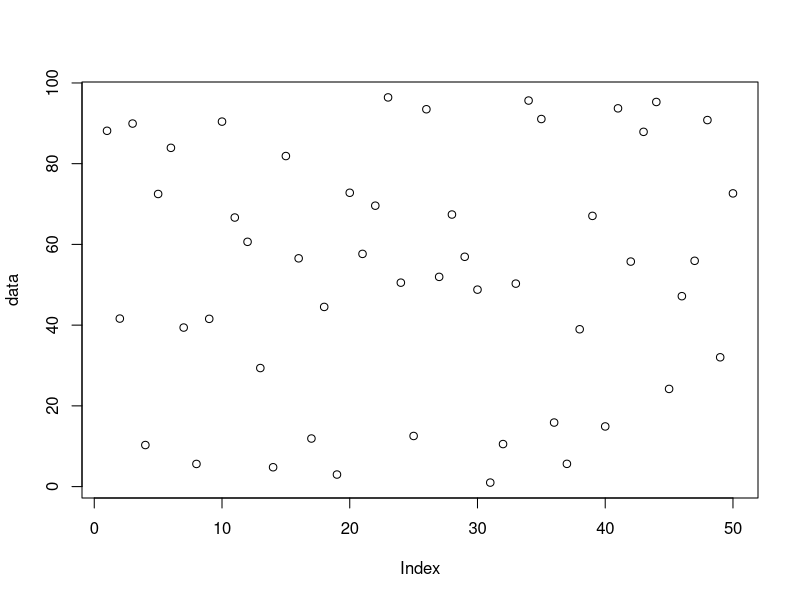
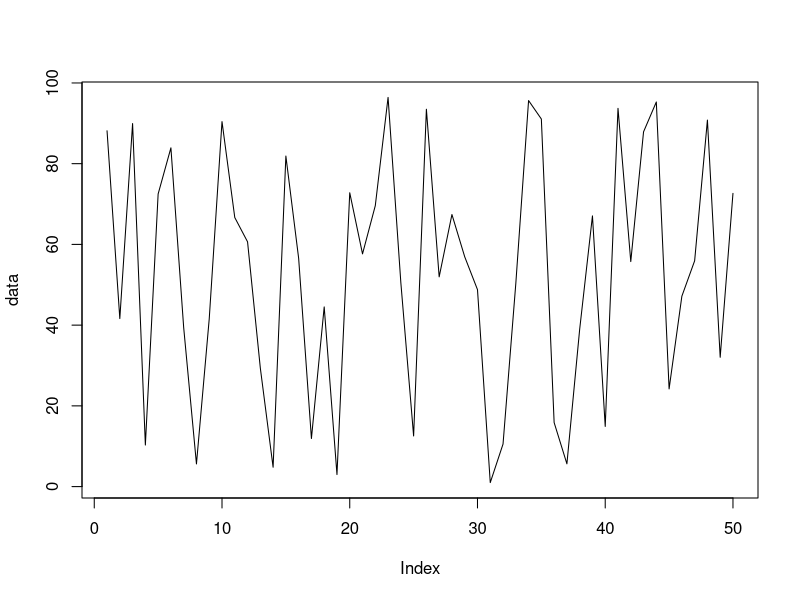
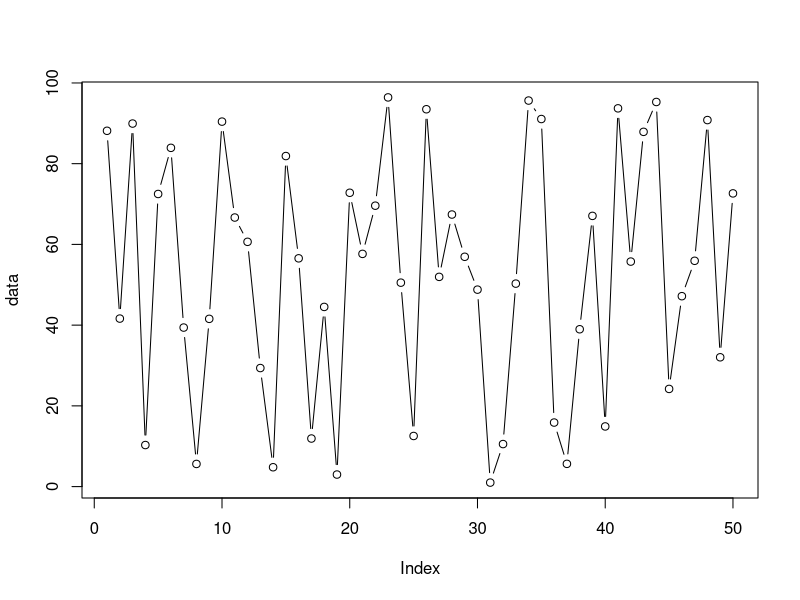
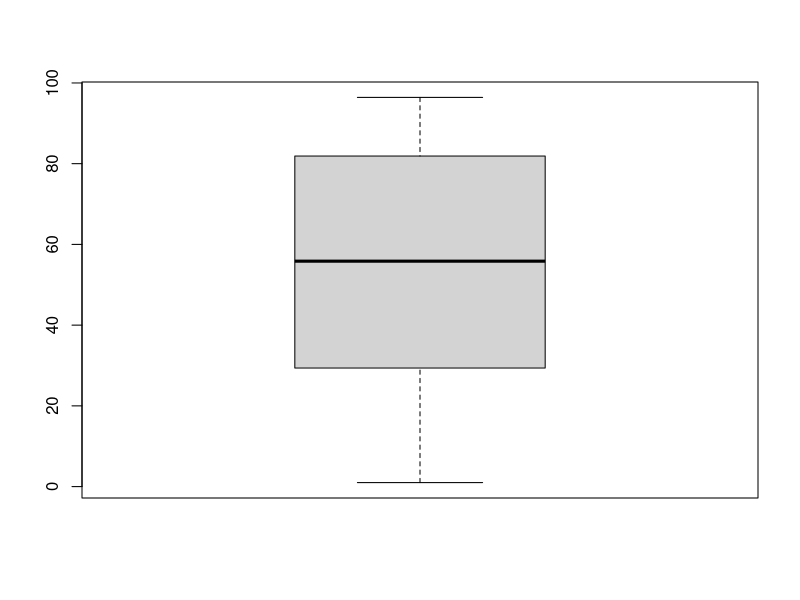
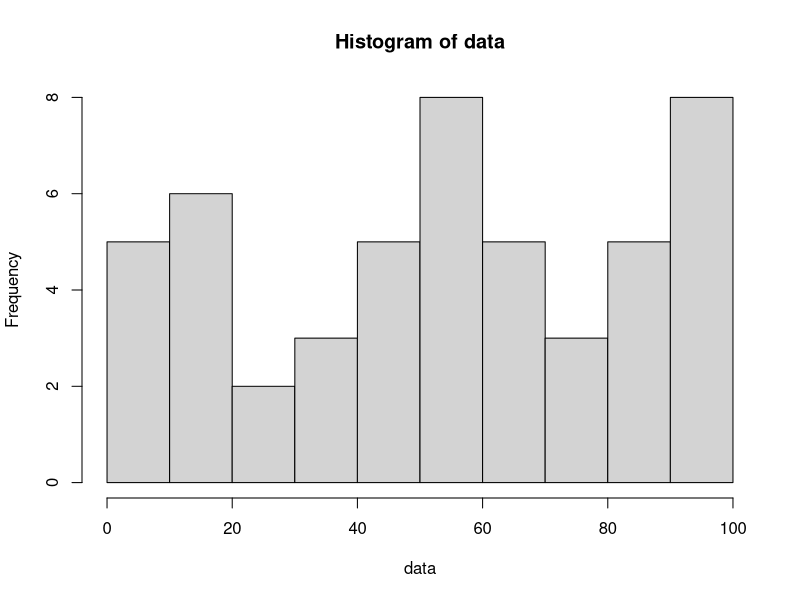
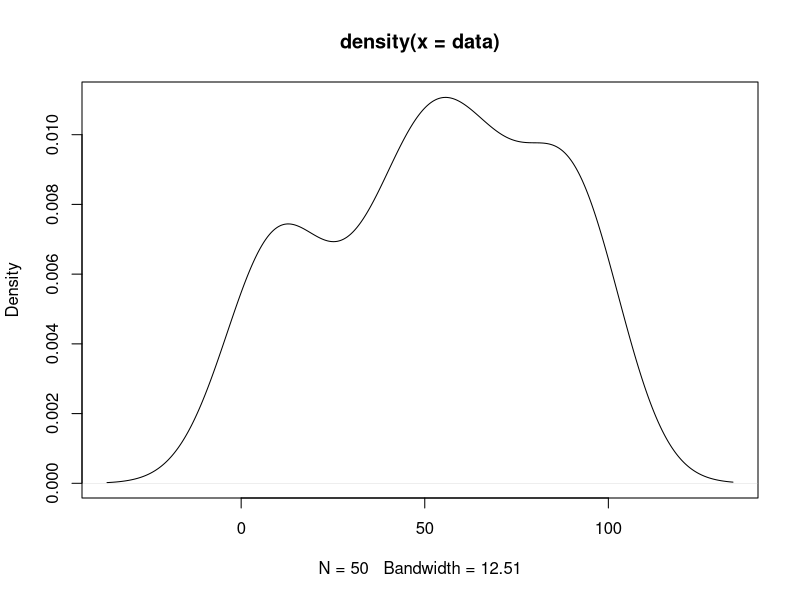
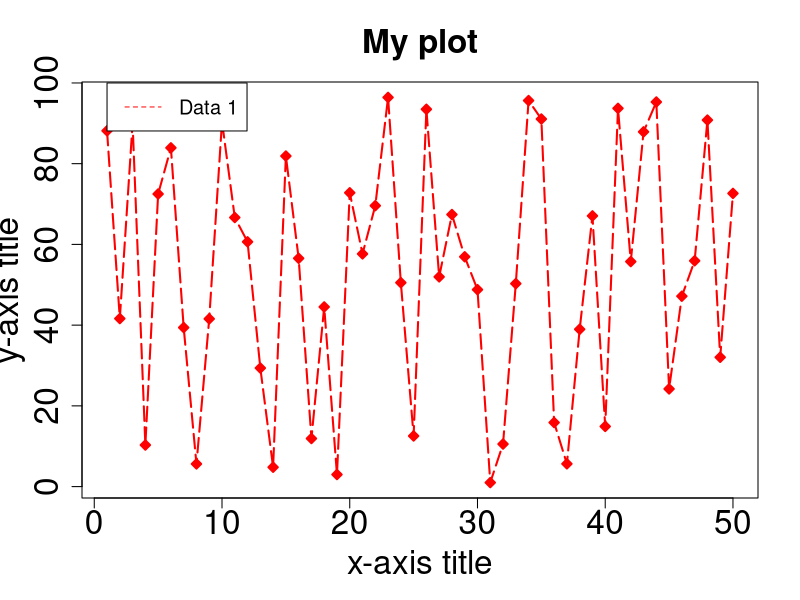
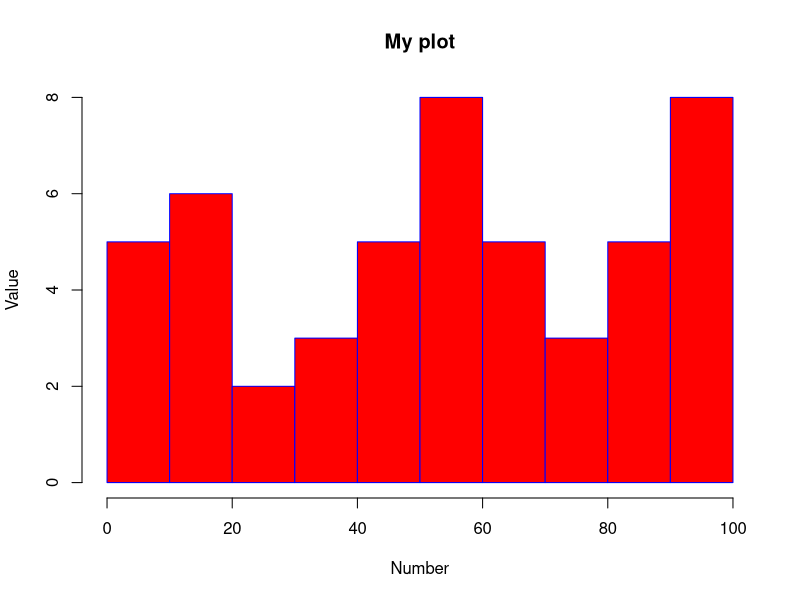

The R script that drew these images, in order:
## ---- chunk 1
# Create 50 random numbers between 0 and 100  
data=runif(50, 0, 100)   #runif stands for random numbers from a uniform distribution

# Overplotting means adding layers to a plot.
plot(data)            # The "plot" function initializes the plot.
plot(data, type="l")  # The "type" argument changes the plot type. "l" calls up a line plot
plot(data, type="b")  # Buffered points joined by lines

# Try options type = "o" and type = "c" as well.

# We can also quickly visualize boxplots, histograms, and density plots using the same procedure
boxplot(data)        # Box-and-whisker plot
hist(data)           # Histogram points
plot(density(data))  # Plot with density distribution 

## ---- chunk 2
# Line plots
plot(data,type="o", col="red",
     xlab="x-axis title",ylab ="y-axis title", 
     main="My plot", # Name of axis labels and title
     cex.axis=2, cex.main=2,cex.lab=2,            # Size of axes, title and label
     pch=23,       # Change marker style
     bg="red",     # Change color of markers
     lty=5,        # Change line style
     lwd=2         # Selecting line width
) 
# Adding legend
legend(1, 100, legend=c("Data 1"),
       col=c("red"), lty=2, cex=1.2)

# Histograms
hist(data,col="red",
     xlab="Number",ylab ="Value", main="My plot", # Name of axis labels and title
     border="blue"
) 

# Try adjusting the parameters:
# hist(data,col="red",
#      xlab="Number",ylab ="Value", main="My plot", # Name of axis labels and title
#      cex.axis=2, cex.main=2,cex.lab=2,            # Size of axes, title and label
#      border="blue", 
#      xlim=c(0,100), # Control the limits of the x-axis
#      las=0,      # Try different values of las: 0,1,2,3 to rotate labels
#      breaks=5    # Try using 5,20,50, 100
# ) # Using more options and controls

## ---- chunk 3

plot_data=data.frame(x=runif(50,0,10), 
                     y=runif(50,20,30), 
                     z=runif(50,30,40)) 

plot(plot_data$x, plot_data$y) # Scatter plot of x and y data

# Mandatory beautification
plot(plot_data$x,plot_data$y, xlab="Data X", ylab="Data Y", main="X vs Y plot",
     col="darkred",pch=20,cex=1.5) # Scatter plot of x and y data

# Multiple lines on one axis
matplot(plot_data, type = c("b"),pch=16,col = 1:4) 
matplot(plot_data, type = c("b","l","o"),pch=16,col = 1:4) # Try this now. Any difference? 
legend("topleft", legend = 1:4, col=1:4, pch=1)            # Add legend to a top left
legend("top", legend = 1:4, col=1:4, pch=1)                # Add legend to at top center
legend("bottomright", legend = 1:4, col=1:4, pch=1)        # Add legend at the bottom right

## ---- chunk 4


date=seq(as.Date('2011-01-01'),as.Date('2011-01-31'),by = 1) # Generate a sequence 31 days
data=runif(31,0,10)                 # Generate 31 random values between 0 and 10
df=data.frame(Date=date,Value=data) # Combine the data in a data frame
plot(df,type="o")

## ---- chunk 5

par(mfrow=c(2,2)) # Call a plot with 4 quadrants

# Plot 1
matplot(plot_data, type = c("b"),pch=16,col = 1:4) 

# Plot 2
plot(plot_data$x,plot_data$y) 

# Plot 3
hist(data,col="red",
     xlab="Number",ylab ="Value", main="My plot", 
     border="blue") 

# Plot4
plot(data,type="o", col="red",
     xlab="Number",ylab ="Value", main="My plot",
     cex.axis=2, cex.main=2,cex.lab=2, 
     pch=23,   
     bg="red", 
     lty=5, 
     lwd=2 
) 

# Alternatively, we can call up a plot using a matrix
matrix(c(1,1,2,3), 2, 2, byrow = TRUE) # Plot 1 is plotted for first two spots, followed by plot 2 and 3 

layout(matrix(c(1,1,2,3), 2, 2, byrow = TRUE)) # Fixes a layout of the plots we want to make

 # Plot 1
matplot(plot_data, type = c("b"),pch=16,col = 1:4)

# Plot2
plot(plot_data$x,plot_data$y) 

# Plot 3
hist(data,col="red",
     xlab="Number",ylab ="Value", main="My plot",
     border="blue"
)
## ---- chunk 6

png("awesome_plot.png", width=4, height=4, units="in", res=400) 
#Tells R we will plot image in png of given specification

matplot(plot_data, type = c("b","l","o"),pch=16,col = 1:4)  
legend("topleft", legend = 1:4, col=1:4, pch=1)

dev.off() # Very important: this sends the image to disc
# Keep pressing till you get the following: 
# Error in dev.off() : cannot shut down device 1 (the null device) 
# This ensures that we are no longer plotting.

# It looks like what everything we just plotted was squeezed together to tightly. Let's change the size.
png("awesome_plot.png", width=6, height=4, units="in", res=400)  #note change in dimension
#Tells R we will plot image in png of given specification

matplot(plot_data, type = c("b","l","o"),pch=16,col = 1:3)  
legend("topleft", legend = 1:3, col=1:3, pch=16)

dev.off() 

